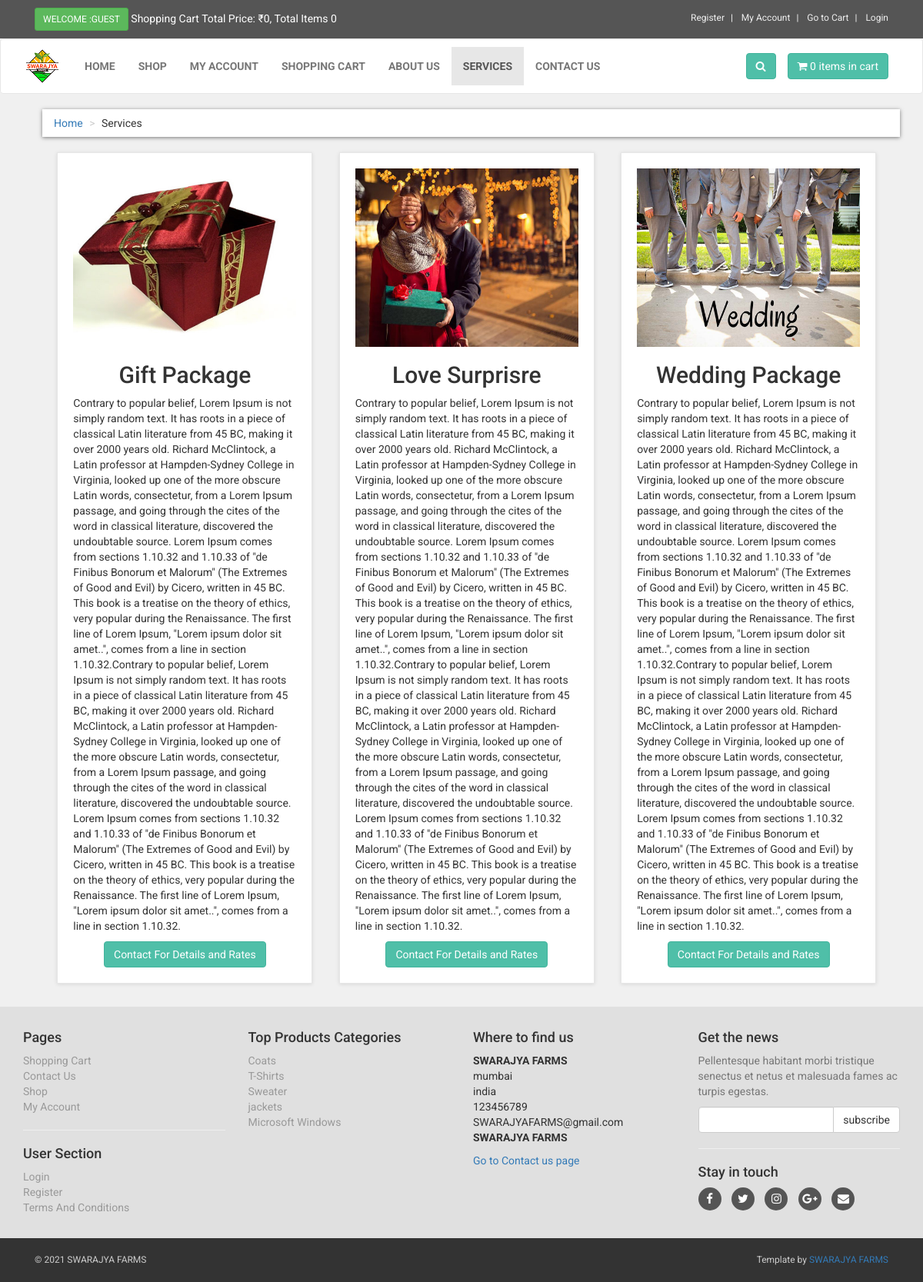
The app's page /services.php, older data.
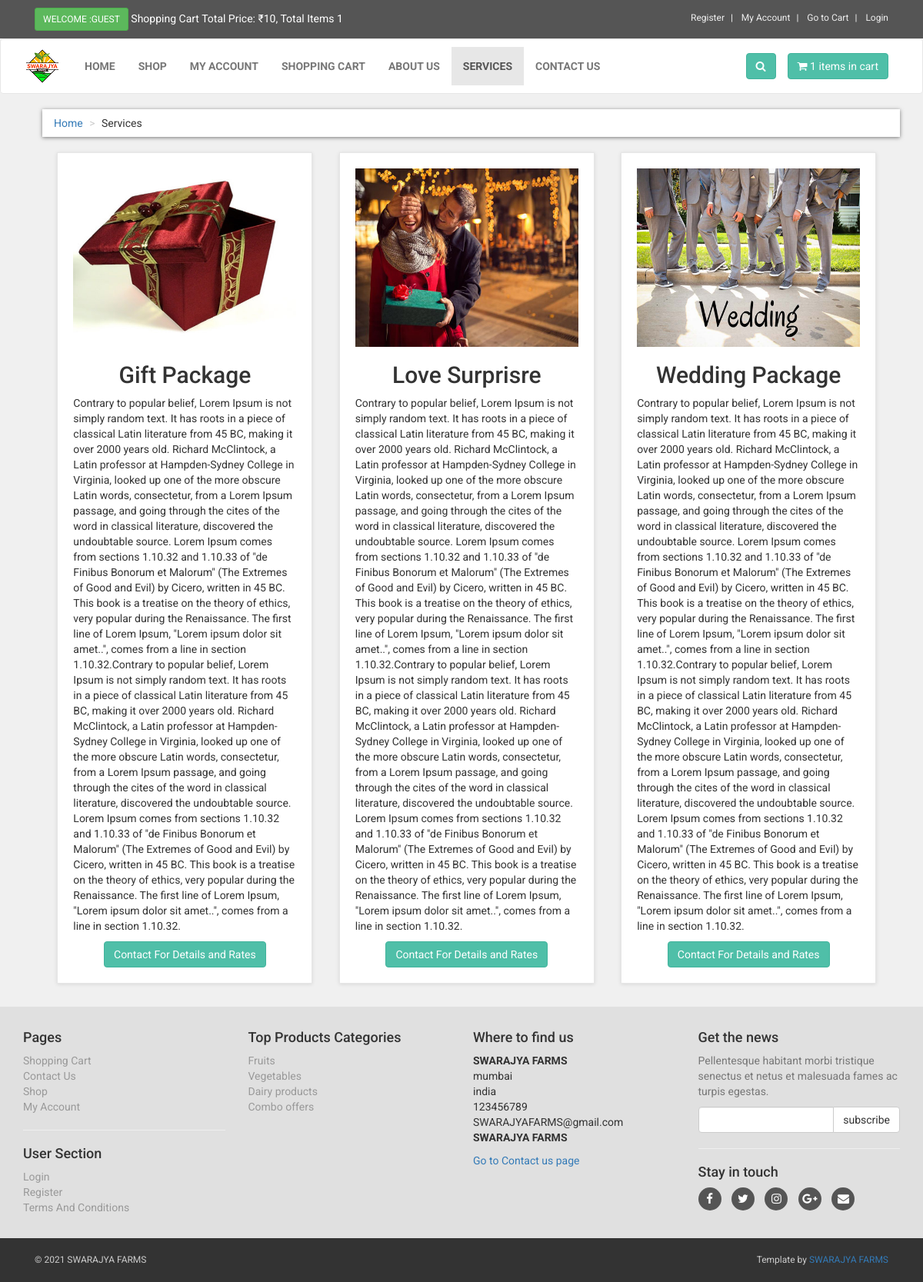
The same page, newer data.
### tables this page shows
CREATE TABLE `services` (
  `service_id` int(10) NOT NULL,
  `service_title` varchar(255) NOT NULL,
  `service_image` varchar(255) NOT NULL,
  `service_desc` text NOT NULL,
  `service_button` varchar(255) NOT NULL,
  `service_url` varchar(255) NOT NULL
);

CREATE TABLE `product_categories` (
  `p_cat_id` int(10) NOT NULL,
  `p_cat_title` text NOT NULL,
  `p_cat_top` text NOT NULL,
  `p_cat_image` text NOT NULL
);

### services.php (the view, shortened to what this page needs)
<?php
include("includes/db.php");
include("functions/functions.php");
?>
<!DOCTYPE html>
<html>
<head>
<link href="styles/bootstrap.min.css" rel="stylesheet">
<link href="styles/style.css" rel="stylesheet">
<link href="font-awesome/css/font-awesome.min.css" rel="stylesheet">
</head>
<body>
<div id="top">
<div class="container">
<div class="col-md-6 offer">
<a href="#" class="btn btn-success btn-sm" >
<?php
if(!isset($_SESSION['customer_email'])){
echo "Welcome :Guest";
}else{
echo "Welcome : " . $_SESSION['customer_email'] . "";
}
?>
</a>
<a href="#">
Shopping Cart Total Price: <?php total_price(); ?>, Total Items <?php items(); ?>
</a>
</div>
<div class="col-md-6">
<ul class="menu">
<li>
<a href="customer_register.php">
Register
</a>
</li>
<li>
<?php
if(!isset($_SESSION['customer_email'])){
echo "<a href='checkout.php' >My Account</a>";
}
else{
echo "<a href='customer/my_account.php?my_orders'>My Account</a>";
}
?>
</li>
<li>
<a href="cart.php">
Go to Cart
</a>
</li>
<li>
<?php
if(!isset($_SESSION['customer_email'])){
echo "<a href='checkout.php'> Login </a>";
}else {
echo "<a href='logout.php'> Logout </a>";
}
?>
</li>
</ul>
</div>
</div>
</div>
<div class="navbar navbar-default" id="navbar">
<div class="container" >
<div class="navbar-header">
<a class="navbar-brand home" href="index.php" >
<img src="images/logo.png" alt="computerfever logo" class="hidden-xs" >
</a>
</div>
<div class="navbar-collapse collapse" id="navigation" >
<div class="padding-nav" >
<ul class="nav navbar-nav navbar-left">
<li>
<a href="index.php"> Home </a>
</li>
<li>
<a href="shop.php"> Shop </a>
</li>
<li>
<?php
if(!isset($_SESSION['customer_email'])){
echo "<a href='checkout.php' >My Account</a>";
}
else{
echo "<a href='customer/my_account.php?my_orders'>My Account</a>";
}
?>
</li>
<li>
<a href="cart.php"> Shopping Cart </a>
</li>
<li>
<a href="about.php"> About Us </a>
</li>
<li class="active">
<a href="services.php"> Services </a>
</li>
<li>
<a href="contact.php"> Contact Us </a>
</li>
</ul>
</div>
<a class="btn btn-primary navbar-btn right" href="cart.php">
<i class="fa fa-shopping-cart"></i>
<span> <?php items(); ?> items in cart </span>
</a>
<div class="navbar-collapse collapse right">
<button class="btn navbar-btn btn-primary" type="button" data-toggle="collapse" data-target="#search">
<i class="fa fa-search"></i>
</button>
</div>
</div>
</div>
</div>
<div id="content" >
<div class="container-fluid" >
<div class="col-md-12" >
<ul class="breadcrumb" >
<li>
<a href="index.php">Home</a>
</li>
<li>Services</li>
</ul>
</div>
<div class="col-md-12" >
<div class="services row">
<?php
$get_services = "select * from services";
$run_services = mysqli_query($con,$get_services);
while($row_services = mysqli_fetch_array($run_services)){
$service_title = $row_services['service_title'];
$service_image = $row_services['service_image'];
$service_desc = $row_services['service_desc'];
$service_button = $row_services['service_button'];
$service_url = $row_services['service_url'];
?>
<div class="col-md-4 col-sm-6 box">
<img src="admin_area/services_images/<?php echo $service_image; ?>" class="img-responsive">
<h2 align="center"> <?php echo $service_title; ?> </h2>
<p>
<?php echo $service_desc; ?>
</p>
<center>
<a href="<?php echo $service_url; ?>" class="btn btn-primary">
<?php echo $service_button; ?>
</a>
</center>
</div>
<?php } ?>
</div>
</div>
</div>
</div>
<?php
include("includes/footer.php");
?>
</body>
</html>

### functions/functions.php (shortened to what this page needs)
<?php
$db = mysqli_connect("localhost","root","","ecom_store");
function getRealUserIp(){
    switch(true){
      default : return $_SERVER['REMOTE_ADDR'];
    }
 }
function items(){
global $db;
$count_items = 0;
$ip_add = getRealUserIp();
$get_items = "select * from cart where ip_add='$ip_add'";
$run_items = mysqli_query($db,$get_items);
while($row_items = mysqli_fetch_array($run_items)){
$product_qty = $row_items['qty'];
$count_items += $product_qty;
}
echo $count_items;
}
function total_price(){
global $db;
$ip_add = getRealUserIp();
$total = 0;
$select_cart = "select * from cart where ip_add='$ip_add'";
$run_cart = mysqli_query($db,$select_cart);
while($record=mysqli_fetch_array($run_cart)){
$pro_qty = $record['qty'];
$sub_total = $record['p_price']*$pro_qty;
$total += $sub_total;
}
echo "&#8377;" . $total;
}
?>

### includes/footer.php (shortened to what this page needs)
<div id="footer">
<div class="container">
<div class="row" >
<div class="col-md-3 col-sm-6" >
<h4>Pages</h4>
<ul>
<li><a href="cart.php">Shopping Cart</a></li>
<li><a href="contact.php">Contact Us</a></li>
<li><a href="shop.php">Shop</a></li>
<li>
<?php
if(!isset($_SESSION['customer_email'])){
echo "<a href='checkout.php' >My Account</a>";
}
else{
echo "<a href='customer/my_account.php?my_orders'>My Account</a>";
}
?>
</li>
</ul>
<hr>
<h4>User Section</h4>
<ul>
<li>
<?php
if(!isset($_SESSION['customer_email'])){
echo "<a href='checkout.php' >Login</a>";
}
else{
echo "<a href='customer/my_account.php?my_orders'>My Account</a>";
}
?>
</li>
<li><a href="customer_register.php">Register</a></li>
<li><a href="terms.php">Terms And Conditions </a></li>
</ul>
</div>
<div class="col-md-3 col-sm-6">
<h4> Top Products Categories </h4>
<ul>
<?php
$get_p_cats = "select * from product_categories";
$run_p_cats = mysqli_query($con,$get_p_cats);
while($row_p_cats = mysqli_fetch_array($run_p_cats)){
$p_cat_id = $row_p_cats['p_cat_id'];
$p_cat_title = $row_p_cats['p_cat_title'];
echo "<li> <a href='shop.php?p_cat=$p_cat_id'> $p_cat_title </a> </li>";
}
?>
</ul>
</div>
<div class="col-md-3 col-sm-6">
<h4>Where to find us</h4>
<p>
<strong>SWARAJYA FARMS</strong>
<br>mumbai
<br>india
<br>123456789
<br>SWARAJYAFARMS@gmail.com
<br>
<strong>SWARAJYA FARMS</strong>
</p>
<a href="contact.php">Go to Contact us page</a>
</div>
<div class="col-md-3 col-sm-6">
<h4>Get the news</h4>
<p class="text-muted">
Pellentesque habitant morbi tristique senectus et netus et malesuada fames ac turpis egestas.
</p>
<form action="https://feedburner.google.com/fb/a/mailverify" method="post" target="popupwindow" onsubmit="window.open('https://feedburner.google.com/fb/a/mailverify?uri=computerfever', 'popupwindow', 'scrollbars=yes,width=550,height=520');return true">
<div class="input-group">
<input type="text" class="form-control" name="email">
<span class="input-group-btn">
<input type="submit" value="subscribe" class="btn btn-default">
</span>
</div>
</form>
<hr>
<h4> Stay in touch </h4>
<p class="social">
<a href="#"><i class="fa fa-facebook"></i></a>
<a href="#"><i class="fa fa-twitter"></i></a>
<a href="#"><i class="fa fa-instagram"></i></a>
<a href="#"><i class="fa fa-google-plus"></i></a>
<a href="#"><i class="fa fa-envelope"></i></a>
</p>
</div>
</div>
</div>
</div>
<div id="copyright">
<div class="container" >
<div class="col-md-6" >
<p class="pull-left"> &copy; 2021 SWARAJYA FARMS </p>
</div>
<div class="col-md-6" >
<p class="pull-right" >
Template by <a href="#" >SWARAJYA FARMS</a>
</p>
</div>
</div>
</div>

### styles/style.css (style rules this page uses)
body { font-family: "Roboto", Helvetica, Arial, sans-serif; font-size: 14px; line-height: 1.42857143; color: #333333; background-color: #f0f0f0; overflow-x: hidden; }
#top { background: #555555; padding: 10px 0; }
#top .offer { color: #fff; }
#top .offer .btn { text-transform: uppercase; }
#top a { color: #fff; }
#top ul.menu { padding-top: 5px; margin: 0; text-align: right; font-size: 12px; list-style: none; }
#top ul.menu > li { display: inline-block; }
#top ul.menu > li a { color: #eeeeee; }
#top ul.menu > li + li:before { content: "|\00a0"; padding: 0 5px; color: #f7f7f7; }
.navbar { background:white; }
.navbar-collapse .right { float:right; }
.navbar-brand { float:left; padding: 10px 15px; font-size:18px; line-height:20px; height:70px; }
.navbar ul.nav > li > a { text-transform:uppercase; font-weight:bold; font-size:14px; }
.padding-nav { padding-top:10px; }
.btn-primary { color:rgb(255, 255, 255); background-color:rgb(79, 191, 168); border-color:rgb(65, 179, 156); }
.box { background: #fff; margin: 0 0 30px; border: solid 1px #e6e6e6; box-sizing: border-box; padding:20px; box-shadow: 0 1px 5px rgba(0, 0, 0, 0.1); }
#content { padding-left:25px; }
.breadcrumb { padding: 8px 15px; margin-bottom:20px; background-color: #ffffff; border-radius: 0; box-shadow: 0 1px 5px rgba(0, 0, 0, 0.5); }
.breadcrumb > li + li:before { content: ">\00a0"; color:#cccccc; }
#footer { background: #e0e0e0; padding: 20px 0; }
#footer ul { padding-left: 0; list-style: none; }
#footer ul a { color:#999999; padding: 20px 0; }
#footer .social { text-align: left; }
#footer .social a { margin: 0 10px 0 0; color: #fff; display: inline-block; width: 30px; height: 30px; border-radius: 15px; line-height: 30px; font-size: 15px; text-align: center; transition: all 0.2s ease-out; vertical-align: bottom; background-color:#555555; }
#copyright { background:#333; color:#ccc; padding:20px 0; font-size:12px; }
#copyright p { margin: 0; }
.services .col-md-4 { margin-left:3%; width:29%; }

Row changes from the older to the newer data that the page shows:
removed product_categories: p_cat_title "T-Shirts"
removed product_categories: p_cat_title "Sweater"
removed product_categories: p_cat_title "jackets"
removed product_categories: p_cat_title "Microsoft Windows"
added product_categories: p_cat_title "Fruits"
added product_categories: p_cat_title "Vegetables"
added product_categories: p_cat_title "Dairy products"
changed product_categories: p_cat_title "Coats" → "Combo offers"
Text that changed along with them:
$total: "0" → "10"
$count_items: "0 0" → "1 1"
